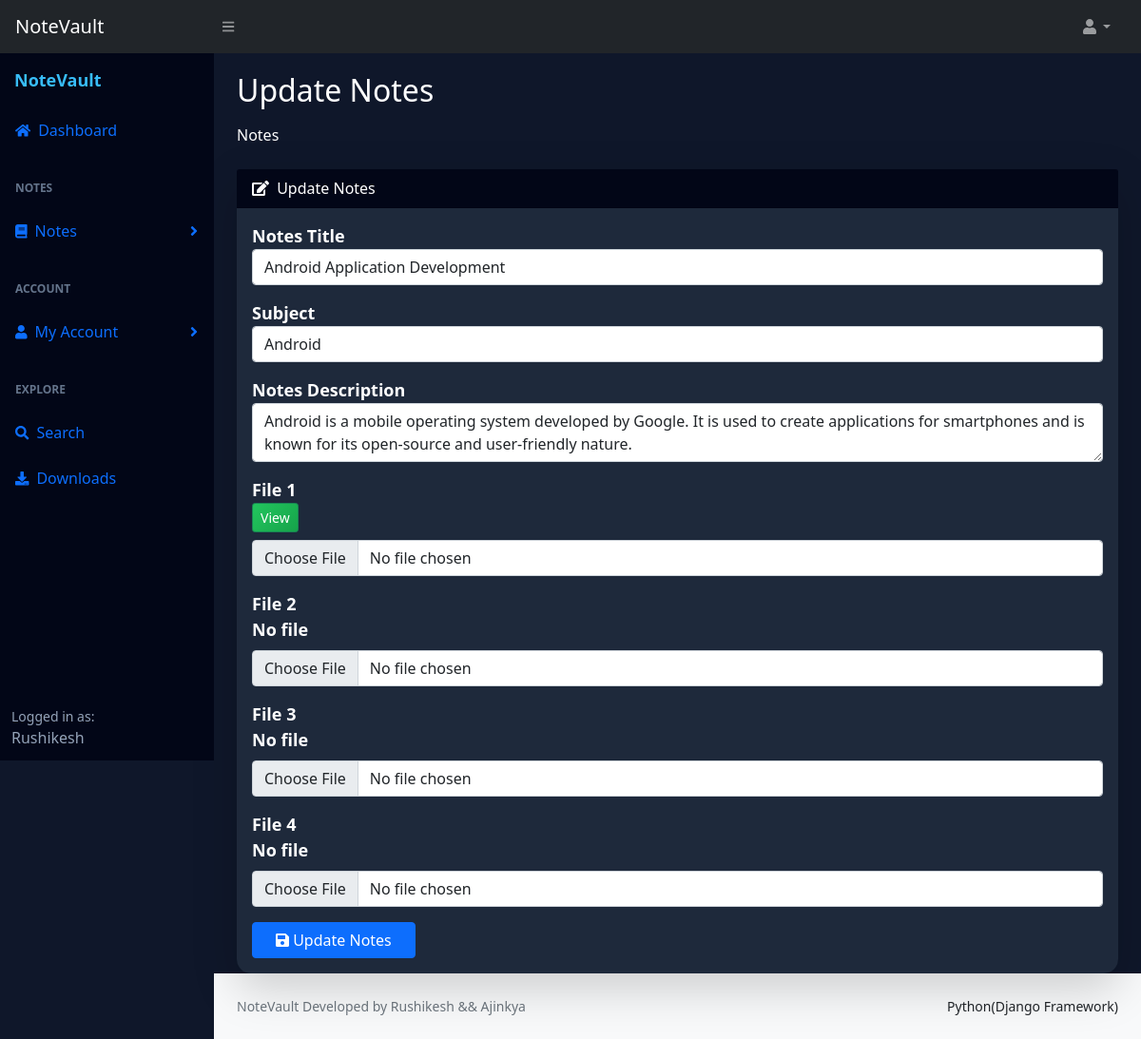
/ViewNotes/3 (signed in), run on the app's committed database.
### nssapp/models.py (models this page shows, shortened)
class CustomUser(AbstractUser):
    USER ={
        (1,'admin'),
        (2,'nsuser'),
    }
    user_type = models.CharField(choices=USER,max_length=50,default=1)
    profile_pic = models.ImageField(upload_to='media/profile_pic')

class Notes(models.Model):
    nsuser = models.ForeignKey(UserReg, on_delete=models.CASCADE, null=True, blank=True, related_name='notes')
    notestitle = models.CharField(max_length=250)
    subject = models.CharField(max_length=250)
    notesdesc = models.TextField()
    file1 = models.FileField(upload_to='notes_files', null=True, blank=True)
    file2 = models.FileField(upload_to='notes_files', null=True, blank=True)
    file3 = models.FileField(upload_to='notes_files', null=True, blank=True)
    file4 = models.FileField(upload_to='notes_files', null=True, blank=True)
    created_at = models.DateTimeField(auto_now_add=True)
    updated_at = models.DateTimeField(auto_now=True)

### notessharing/views.py (the view)
# urls.py: path('ViewNotes/<str:id>', views.VIEW_NOTES, name='view_notes'),path('EditNotes', views.EDIT_NOTES, name='edit_notes'),
@login_required(login_url='/')
def VIEW_NOTES(request, id):
    data_notes = Notes.objects.get(id=id)
    return render(request, 'update_notes.html', {"data_notes": data_notes})

### templates/update_notes.html (shortened to what this page needs)
{% extends 'base.html' %}
{% load static %}
{% block content %}
<main>
    <div class="container-fluid px-4" style="padding-top:20px;">
        <h2 class="text-white mb-3">Update Notes</h2>
        <ol class="breadcrumb mb-4">
            <li class="breadcrumb-item active text-white">Notes</li>
        </ol>
        <div class="card shadow-lg border-0" style="background:#1e293b; border-radius:15px;">
            <div class="card-header text-white" style="background:#020617;">
                <i class="fas fa-edit me-1"></i> Update Notes
            </div>
            <div class="card-body">
                <form method="POST" action="{% url 'edit_notes' %}" enctype="multipart/form-data">
                    <div class="mb-3">
                        <label class="text-white">Notes Title</label>
                        <input type="text" class="form-control" name="notestitle" value="{{ data_notes.notestitle }}">
                    </div>
                    <div class="mb-3">
                        <label class="text-white">Subject</label>
                        <input type="text" class="form-control" name="subject" value="{{ data_notes.subject }}">
                    </div>
                    <div class="mb-3">
                        <label class="text-white">Notes Description</label>
                        <textarea class="form-control" name="notesdesc">{{ data_notes.notesdesc }}</textarea>
                    </div>
                    <div class="mb-3">
                        <label class="text-white">File 1</label><br>
                        {% if data_notes.file1 %}
                            <a href="{{ data_notes.file1.url }}" target="_blank" class="btn btn-sm btn-success">View</a>
                        {% else %}
                            <span class="text-white">No file</span>
                        {% endif %}
                        <input type="file" class="form-control mt-2" name="file1">
                    </div>
                    <div class="mb-3">
                        <label class="text-white">File 2</label><br>
                        {% if data_notes.file2 %}
                            <a href="{{ data_notes.file2.url }}" target="_blank" class="btn btn-sm btn-success">View</a>
                        {% else %}
                            <span class="text-white">No file</span>
                        {% endif %}
                        <input type="file" class="form-control mt-2" name="file2">
                    </div>
                    <div class="mb-3">
                        <label class="text-white">File 3</label><br>
                        {% if data_notes.file3 %}
                            <a href="{{ data_notes.file3.url }}" target="_blank" class="btn btn-sm btn-success">View</a>
                        {% else %}
                            <span class="text-white">No file</span>
                        {% endif %}
                        <input type="file" class="form-control mt-2" name="file3">
                    </div>
                    <div class="mb-3">
                        <label class="text-white">File 4</label><br>
                        {% if data_notes.file4 %}
                            <a href="{{ data_notes.file4.url }}" target="_blank" class="btn btn-sm btn-success">View</a>
                        {% else %}
                            <span class="text-white">No file</span>
                        {% endif %}
                        <input type="file" class="form-control mt-2" name="file4">
                    </div>
                    <button type="submit" class="btn btn-primary px-4">
                        <i class="fas fa-save"></i> Update Notes
                    </button>
                </form>
            </div>
        </div>
    </div>
</main>
{% endblock %}

### templates/includes/sidebar.html (shortened to what this page needs)
{% load static %}
<nav class="sb-sidenav accordion" id="sidenavAccordion" style="background: #020617;">
    <div class="sb-sidenav-menu">
        <div class="nav">
            <div style="color:#38bdf8; padding:15px; font-size:18px; font-weight:bold;">
                NoteVault
            </div>
            <a class="nav-link" href="{% url 'dashboard' %}">
                <div class="sb-nav-link-icon"><i class="fas fa-home"></i></div>
                Dashboard
            </a>
            <div class="sb-sidenav-menu-heading" style="color:#64748b;">Notes</div>
            <a class="nav-link collapsed" href="#" data-bs-toggle="collapse" data-bs-target="#collapseLayouts">
                <div class="sb-nav-link-icon"><i class="fas fa-book"></i></div>
                Notes
                <div class="sb-sidenav-collapse-arrow"><i class="fas fa-angle-down"></i></div>
            </a>
            <div class="sb-sidenav-menu-heading" style="color:#64748b;">Account</div>
            <a class="nav-link collapsed" href="#" data-bs-toggle="collapse" data-bs-target="#collapsePages">
                <div class="sb-nav-link-icon"><i class="fas fa-user"></i></div>
                My Account
                <div class="sb-sidenav-collapse-arrow"><i class="fas fa-angle-down"></i></div>
            </a>
            <div class="sb-sidenav-menu-heading" style="color:#64748b;">Explore</div>
            <a class="nav-link" href="{% url 'search_notes' %}">
                <div class="sb-nav-link-icon"><i class="fas fa-search"></i></div>
                Search
            </a>
            <a class="nav-link" href="{% url 'view_downloads' %}">
                <div class="sb-nav-link-icon"><i class="fas fa-download"></i></div>
                Downloads
            </a>
        </div>
    </div>
    <div class="sb-sidenav-footer" style="background:#020617; color:#94a3b8;">
        <div class="small">Logged in as:</div>
        {{ user.first_name }}
    </div>
</nav>

### static/css/dashboard-custom.css (style rules this page uses)
body { background: #0f172a; }
.card { border-radius: 15px; transition: 0.3s; }
.card-body { font-size: 18px; font-weight: bold; }
.card { cursor: pointer; }
.nav-link { color: #cbd5f5; padding: 10px 15px; display: block; transition: 0.3s; }
.sb-sidenav { min-height: 100vh; }
.form-control { background: #020617; color: white; border: 1px solid #334155; }
textarea.form-control { min-height: 100px; }
body { background: #0f172a !important; }
.container-fluid { background: transparent !important; }
.btn-success { background: linear-gradient(135deg, #22c55e, #16a34a); border: none; }

### data on the page
CustomUser: first_name "Rushikesh"
Notes: notestitle "Android Application Development", subject "Android", notesdesc "Android is a mobile operating system developed by Google. It is used to create applications for smartphones and is known for its open-source and user-friendly nature."
